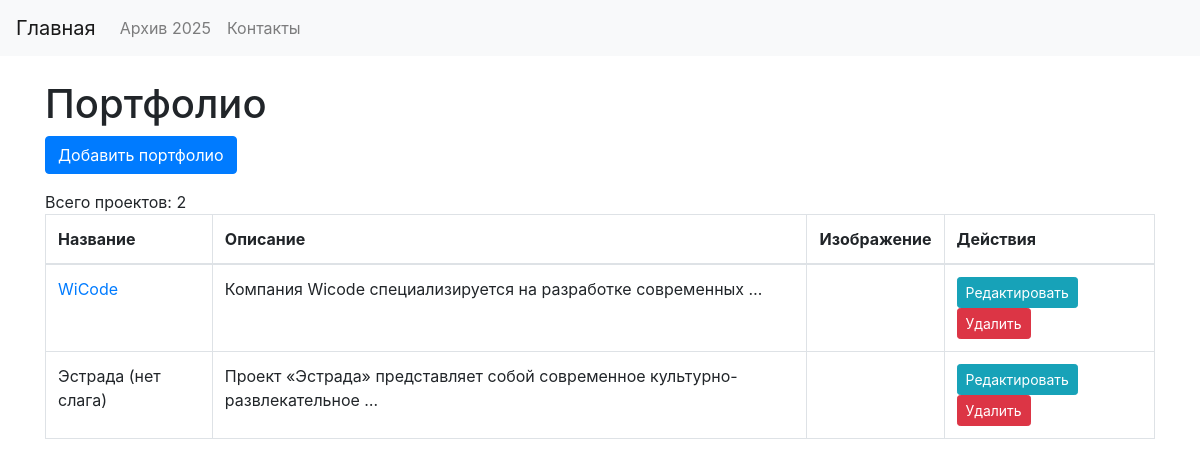
Before: / with the older database file.
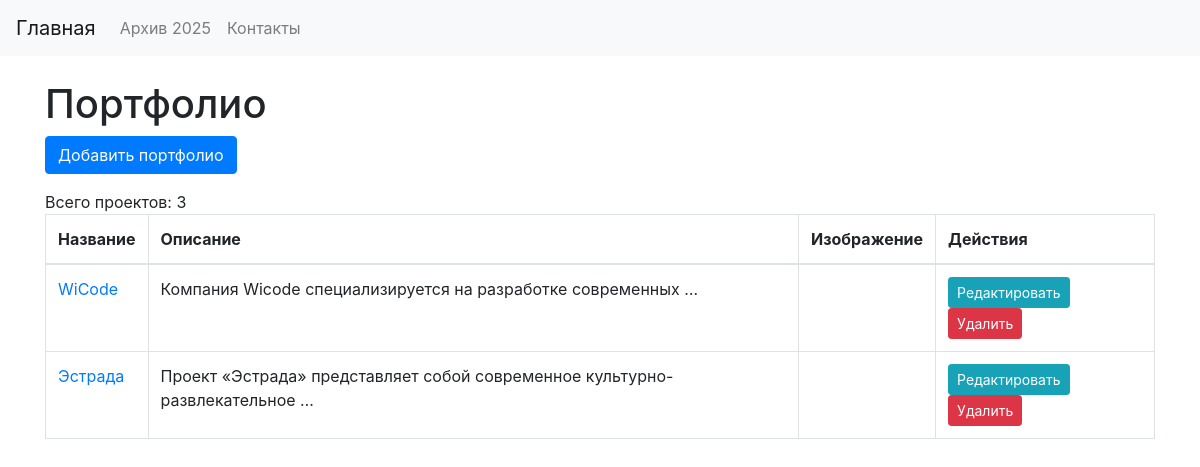
After: the same page with the newer database file.
### portfolio/models.py (models this page shows, shortened)
class PortfolioItem(models.Model):
    title = models.CharField("Название", max_length=255)
    description = models.TextField("Описание")
    image = models.ImageField("Изображение", upload_to='portfolio_images/', blank=True, null=True)
    created_at = models.DateTimeField("Дата создания", auto_now_add=True)
    slug = models.SlugField(max_length=255, unique=True, blank=True, null=True)
    is_published = models.BooleanField("Опубликовано", default=True)
    category = models.CharField(
        "Категория",
        max_length=50,
        choices=CategoryType.choices,
        default=CategoryType.OTHER
    )
    objects = models.Manager()
    published = PublishedManager()

### portfolio/views.py (the view)
# urls.py: path('', views.portfolio_list, name='portfolio_list'),
def portfolio_list(request):
    items = PortfolioItem.published.all().order_by('-created_at')
    return render(request, 'portfolio/index.html', {'items': items})

### portfolio/converters.py (called while the page is built)
    def to_url(self, value):
        return f"{value:04d}"

### portfolio/models.py (called while the page is built)
    def get_queryset(self):
        return super().get_queryset().filter(is_published=True)

### portfolio/templatetags/portfolio_tags.py (called while the page is built)
@register.simple_tag
def portfolio_count():
    return PortfolioItem.objects.count()

### portfolio/templates/portfolio/index.html (shortened to what this page needs)
{% extends 'portfolio/base.html' %}
{% block content %}
<h1>Портфолио</h1>
<button type="button" class="btn btn-primary mb-3" id="create-portfolio" data-url="{% url 'portfolio:portfolio_create' %}">
    Добавить портфолио
</button>
<div id="portfolio-list">
    {% include 'portfolio/partial_portfolio_list.html' %}
</div>
{% endblock %}

### portfolio/templates/portfolio/partial_portfolio_list.html (shortened to what this page needs)
{% load portfolio_tags %}
<div class="portfolio-count">
    Всего проектов: {% portfolio_count %}
</div>
<table class="table table-bordered">
    <thead>
        <tr>
            <th>Название</th>
            <th>Описание</th>
            <th>Изображение</th>
            <th>Действия</th>
        </tr>
    </thead>
    <tbody>
    {% for item in items %}
        <tr>
            <td>
                {% if item.slug %}
                    <a href="{% url 'portfolio:portfolio_detail' item.slug %}">
                        {{ item.title }}
                    </a>
                {% else %}
                    {{ item.title }} (нет слага)
                {% endif %}
            </td>
            <td>{{ item.description|truncatewords:6 }}</td>
            <td>
            </td>
            <td>
                <button type="button" class="btn btn-sm btn-info js-update-portfolio" data-url="{% url 'portfolio:portfolio_update' item.pk %}">Редактировать</button>
                <button type="button" class="btn btn-sm btn-danger js-delete-portfolio" data-url="{% url 'portfolio:portfolio_delete' item.pk %}">Удалить</button>
            </td>
        </tr>
    {% endfor %}
    </tbody>
</table>

Changed rows visible on the page:
changed PortfolioItem "Эстрада": slug empty → "estrada" (drawn)
Other visible differences:
text no longer shown: "2"
text now shown: "3"
